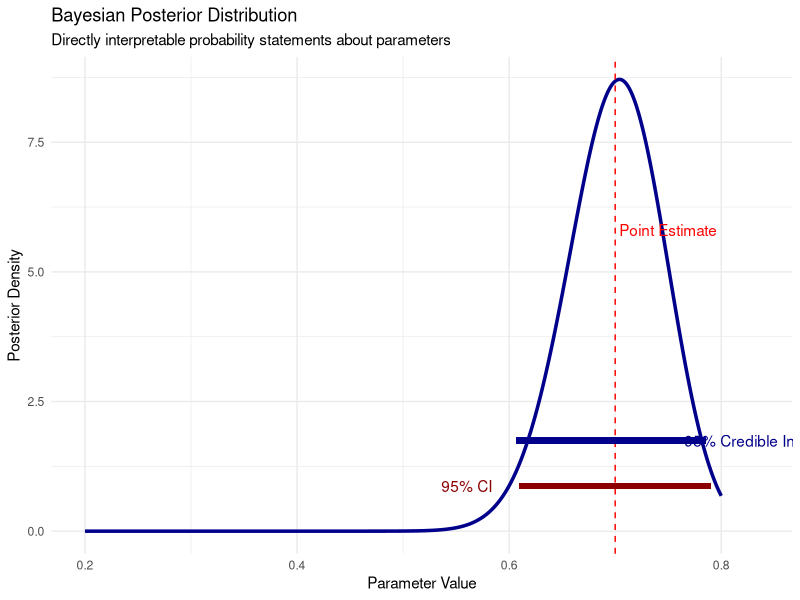
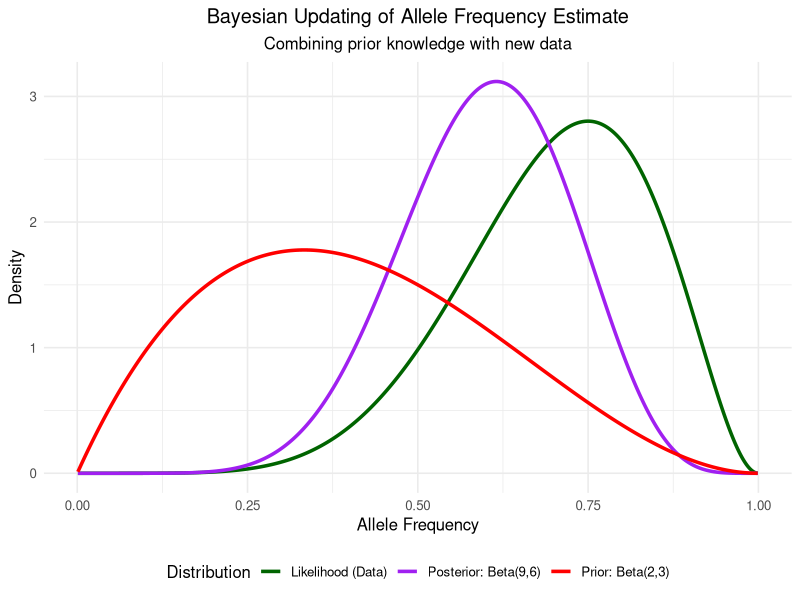
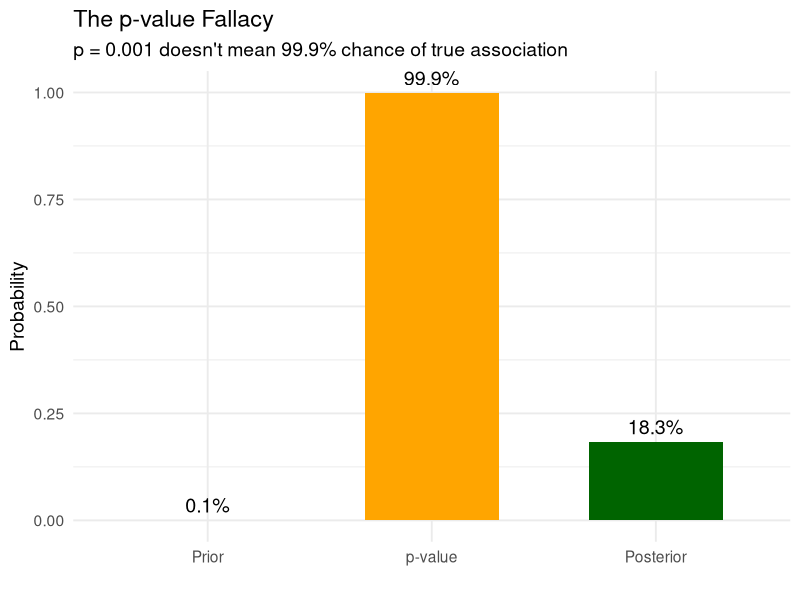
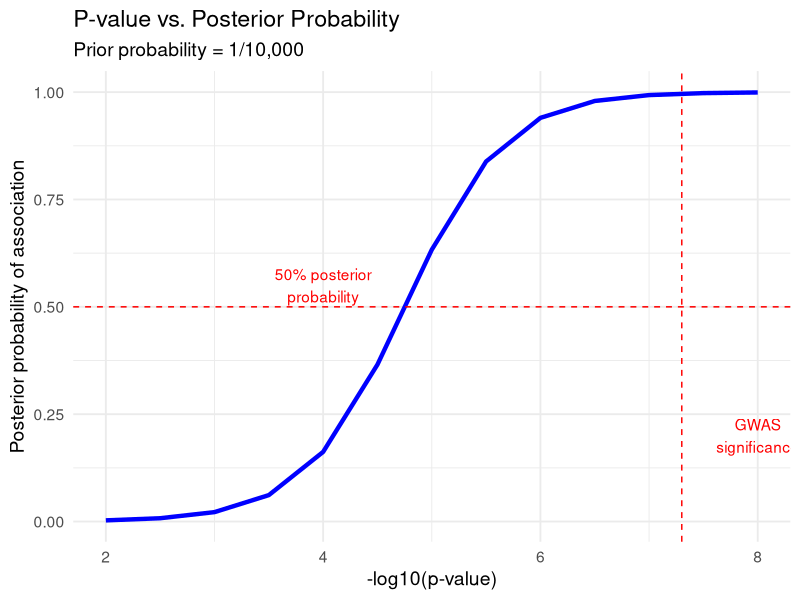
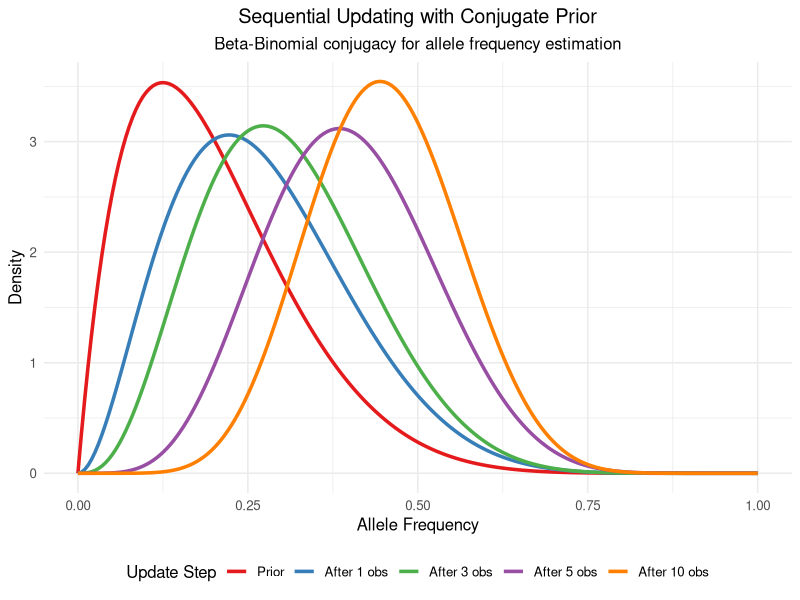
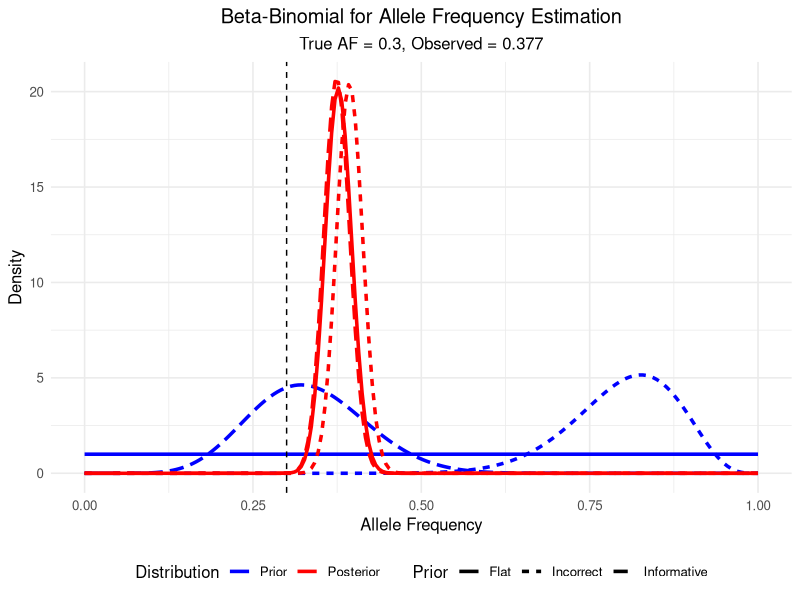
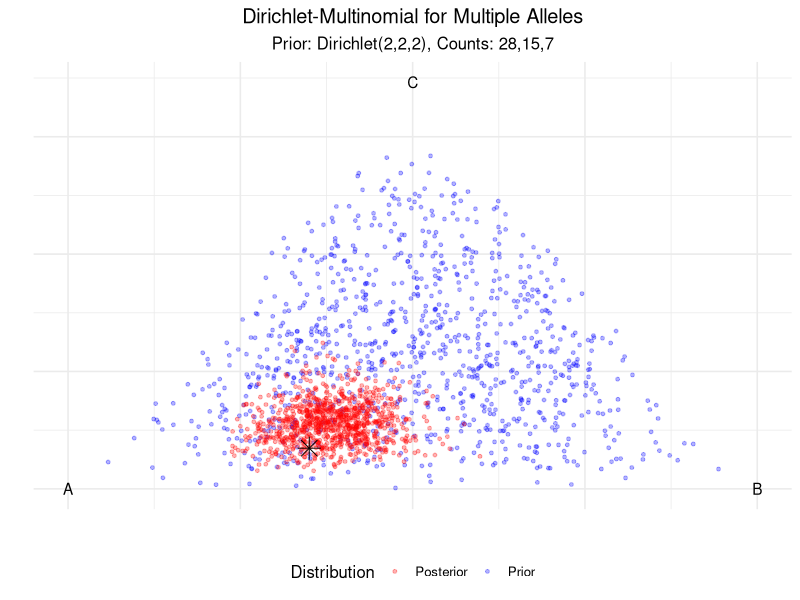
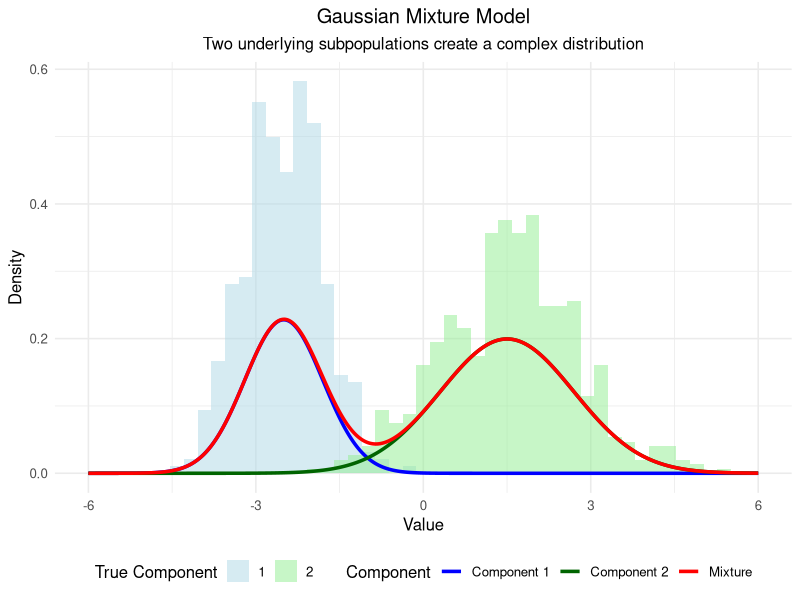

The R script that drew these images, in order:
## ---- chunk 1
# Load necessary packages
library(tidyverse)
library(ggplot2)
library(reshape2)
library(viridis)
library(gtools)     # For Dirichlet distribution
library(gridExtra)  # For arranging plots

# Set a clean theme for all plots
theme_set(theme_minimal(base_size = 12) + 
          theme(plot.title = element_text(hjust = 0.5),
                plot.subtitle = element_text(hjust = 0.5)))

# Set seed for reproducibility
set.seed(42)
## ---- chunk 2
# Create example data for frequentist vs Bayesian comparison
x <- seq(0.2, 0.8, length = 1000)

# Bayesian posterior (beta distribution)
post_y <- dbeta(x, 70, 30)

# Create data frame for plotting
plot_data <- data.frame(
  x = x,
  y = post_y
)

# Point estimate
point_est <- 0.7
ci_lower <- 0.61
ci_upper <- 0.79
cred_lower <- qbeta(0.025, 70, 30)
cred_upper <- qbeta(0.975, 70, 30)

# Get maximum y value for annotation positioning
max_y_val <- max(plot_data$y)

# Plot
ggplot(plot_data, aes(x = x, y = y)) +
  geom_line(size = 1.2, color = "darkblue") +
  geom_vline(xintercept = point_est, color = "red", linetype = "dashed") +
  geom_segment(aes(x = ci_lower, xend = ci_upper, y = max_y_val/10, yend = max_y_val/10), 
               color = "darkred", size = 2) +
  geom_segment(aes(x = cred_lower, xend = cred_upper, y = max_y_val/5, yend = max_y_val/5), 
               color = "darkblue", size = 2) +
  annotate("text", x = point_est + 0.05, y = max_y_val/1.5, 
           label = "Point Estimate", color = "red") +
  annotate("text", x = ci_lower - 0.05, y = max_y_val/10, 
           label = "95% CI", color = "darkred") +
  annotate("text", x = cred_upper + 0.05, y = max_y_val/5, 
           label = "95% Credible Interval", color = "darkblue") +
  labs(title = "Bayesian Posterior Distribution",
       subtitle = "Directly interpretable probability statements about parameters",
       x = "Parameter Value", 
       y = "Posterior Density") +
  theme_minimal()
## ---- chunk 3
# Create data for three distributions
x <- seq(0.001, 0.999, length = 1000)
prior <- data.frame(x = x, y = dbeta(x, 2, 3), Distribution = "Prior: Beta(2,3)")
likelihood <- data.frame(x = x, y = dbeta(x, 7, 3), Distribution = "Likelihood (Data)")
posterior <- data.frame(x = x, y = dbeta(x, 9, 6), Distribution = "Posterior: Beta(9,6)")

# Combine data
all_distributions <- rbind(prior, likelihood, posterior)

# Plot all three distributions
ggplot(all_distributions, aes(x = x, y = y, color = Distribution)) +
  geom_line(size = 1.2) +
  scale_color_manual(values = c("darkgreen", "purple", "red")) +
  labs(title = "Bayesian Updating of Allele Frequency Estimate",
       subtitle = "Combining prior knowledge with new data",
       x = "Allele Frequency", 
       y = "Density") +
  theme(legend.position = "bottom")
## ---- chunk 4
#| fig-height: 5
# Parameters
prior_prob <- 1/1000  # Prior probability of true association
p_value <- 0.001      # Observed p-value

# Convert p-value to z-score
z <- qnorm(p_value/2, lower.tail = FALSE)

# Calculate Bayes factor (approximate)
bf <- exp(z^2/2)

# Calculate posterior probability
posterior <- (prior_prob * bf) / (prior_prob * bf + (1 - prior_prob))

# Create data for visualization
df <- data.frame(
  Stage = factor(c("Prior", "p-value", "Posterior"), 
                levels = c("Prior", "p-value", "Posterior")),
  Probability = c(prior_prob, 1-p_value, posterior),
  Label = c(paste0(round(prior_prob*100, 2), "%"), 
           paste0(round((1-p_value)*100, 1), "%"), 
           paste0(round(posterior*100, 1), "%"))
)

# Create plot
ggplot(df, aes(x = Stage, y = Probability)) +
  geom_bar(stat = "identity", fill = c("lightblue", "orange", "darkgreen"), width = 0.6) +
  geom_text(aes(label = Label), vjust = -0.5, size = 5) +
  ylim(0, 1) +
  labs(title = "The p-value Fallacy",
       subtitle = "p = 0.001 doesn't mean 99.9% chance of true association",
       x = "", y = "Probability") +
  theme_minimal(base_size = 14)
## ---- chunk 5
#| fig-width: 6
#| fig-height: 5
library(ggplot2)
library(dplyr)

# Function to calculate posterior probability
calc_posterior <- function(prior, p_value, n_snps=1e6) {
  # Convert p-value to z-score
  z <- qnorm(p_value/2, lower.tail = FALSE)
  # Approximate Bayes factor
  bf <- exp(z^2/2)
  # Calculate posterior
  posterior <- (prior * bf) / (prior * bf + (1 - prior))
  return(posterior)
}

# Create data
p_values <- 10^seq(-8, -2, 0.5)
posteriors <- sapply(p_values, function(p) calc_posterior(1/10000, p))

# Create plot
df <- data.frame(
  p_value = p_values,
  posterior = posteriors
)

ggplot(df, aes(x = -log10(p_value), y = posterior)) +
  geom_line(size = 1.5, color = "blue") +
  geom_hline(yintercept = 0.5, linetype = "dashed", color = "red") +
  geom_vline(xintercept = -log10(5e-8), linetype = "dashed", color = "red") +
  annotate("text", x = 8, y = 0.2, label = "GWAS\nsignificance", color = "red") +
  annotate("text", x = 4, y = 0.55, label = "50% posterior\nprobability", color = "red") +
  theme_minimal(base_size = 14) +
  labs(
    title = "P-value vs. Posterior Probability",
    subtitle = "Prior probability = 1/10,000",
    x = "-log10(p-value)",
    y = "Posterior probability of association"
  )
## ---- chunk 6
#| fig-height: 5
# Create a function to generate conjugate updating visualization
plot_conjugate_updating <- function() {
  # Initial prior
  alpha0 <- 2
  beta0 <- 8
  
  # Data observations (success/failure)
  data <- c(1, 1, 0, 1, 1, 0, 1, 1, 1, 0)
  
  # Create sequence for plotting
  x <- seq(0, 1, length.out = 200)
  
  # Initialize data frame for plotting
  plot_data <- data.frame()
  
  # Initial prior
  prior_y <- dbeta(x, alpha0, beta0)
  plot_data <- rbind(plot_data, data.frame(
    x = x, y = prior_y, 
    step = 0, 
    label = paste0("Prior: Beta(", alpha0, ",", beta0, ")")
  ))
  
  # Update step by step
  alpha <- alpha0
  beta <- beta0
  
  for (i in 1:length(data)) {
    # Update parameters
    if (data[i] == 1) {
      alpha <- alpha + 1
    } else {
      beta <- beta + 1
    }
    
    # Only plot a subset of steps for clarity
    if (i %in% c(1, 3, 5, 10)) {
      posterior_y <- dbeta(x, alpha, beta)
      plot_data <- rbind(plot_data, data.frame(
        x = x, y = posterior_y, 
        step = i, 
        label = paste0("After ", i, " observations: Beta(", alpha, ",", beta, ")")
      ))
    }
  }
  
  # Convert step to factor for proper ordering
  plot_data$step <- factor(plot_data$step, levels = c(0, 1, 3, 5, 10))
  
  # Create plot
  ggplot(plot_data, aes(x = x, y = y, color = step, group = step)) +
    geom_line(size = 1.2) +
    scale_color_brewer(palette = "Set1", 
                      name = "Update Step",
                      labels = c("Prior", "After 1 obs", "After 3 obs", 
                                "After 5 obs", "After 10 obs")) +
    labs(title = "Sequential Updating with Conjugate Prior",
         subtitle = "Beta-Binomial conjugacy for allele frequency estimation",
         x = "Allele Frequency", 
         y = "Density") +
    theme(legend.position = "bottom")
}

# Generate the plot
plot_conjugate_updating()
## ---- chunk 7
#| fig-height: 5
# Create a visualization of Beta-Binomial for allele frequencies
set.seed(123)

# Parameters
true_af <- 0.3
n_samples <- 20
n_reads_per_sample <- 30

# Generate data
genotypes <- rbinom(n_samples, 2, true_af)
read_counts <- rbinom(n_samples, n_reads_per_sample, genotypes/2)
total_alt <- sum(read_counts)
total_reads <- n_samples * n_reads_per_sample

# Create data for plotting
x <- seq(0, 1, length.out = 200)

# Different priors
priors <- list(
  "Flat" = c(1, 1),
  "Informative" = c(10, 20),
  "Incorrect" = c(20, 5)
)

# Create data frame for plotting
plot_data <- data.frame()

for (prior_name in names(priors)) {
  prior_params <- priors[[prior_name]]
  alpha_prior <- prior_params[1]
  beta_prior <- prior_params[2]
  
  # Prior
  prior_y <- dbeta(x, alpha_prior, beta_prior)
  
  # Posterior
  alpha_post <- alpha_prior + total_alt
  beta_post <- beta_prior + total_reads - total_alt
  posterior_y <- dbeta(x, alpha_post, beta_post)
  
  # Add to data frame
  plot_data <- rbind(plot_data, 
                    data.frame(
                      x = x,
                      y = prior_y,
                      Distribution = "Prior",
                      Prior = prior_name
                    ),
                    data.frame(
                      x = x,
                      y = posterior_y,
                      Distribution = "Posterior",
                      Prior = prior_name
                    ))
}

# Add true value line
plot_data$Distribution <- factor(plot_data$Distribution, 
                               levels = c("Prior", "Posterior"))

# Create plot
ggplot(plot_data, aes(x = x, y = y, color = Distribution, linetype = Prior)) +
  geom_line(size = 1.2) +
  geom_vline(xintercept = true_af, linetype = "dashed", color = "black") +
  scale_color_manual(values = c("Prior" = "blue", "Posterior" = "red")) +
  labs(title = "Beta-Binomial for Allele Frequency Estimation",
       subtitle = paste0("True AF = ", true_af, ", Observed = ", 
                       round(total_alt/total_reads, 3)),
       x = "Allele Frequency", 
       y = "Density") +
  theme(legend.position = "bottom")
## ---- chunk 8
#| fig-height: 5
# Create a visualization of Dirichlet-Multinomial
set.seed(234)

# Function to generate random points from a Dirichlet distribution
rdirichlet_2d <- function(n, alpha) {
  x <- rgamma(n, alpha[1], 1)
  y <- rgamma(n, alpha[2], 1)
  z <- rgamma(n, alpha[3], 1)
  s <- x + y + z
  return(data.frame(x = x/s, y = y/s, z = z/s))
}

# Parameters
prior_alpha <- c(2, 2, 2)  # Symmetric prior
true_props <- c(0.6, 0.3, 0.1)  # True proportions
n_samples <- 50

# Generate data
counts <- rmultinom(1, n_samples, true_props)

# Calculate posterior
posterior_alpha <- prior_alpha + counts

# Generate points for visualization
n_points <- 1000
prior_points <- rdirichlet_2d(n_points, prior_alpha)
posterior_points <- rdirichlet_2d(n_points, posterior_alpha)

# Combine data
prior_points$Distribution <- "Prior"
posterior_points$Distribution <- "Posterior"
all_points <- rbind(prior_points, posterior_points)

# Create ternary plot data
# We'll use a 2D projection since ggtern might not be available
project_ternary <- function(df) {
  # Convert to 2D coordinates
  df$X <- 0.5 * (2 * df$y + df$z) / (df$x + df$y + df$z)
  df$Y <- (sqrt(3)/2) * df$z / (df$x + df$y + df$z)
  return(df)
}

plot_data <- project_ternary(all_points)

# Add true value
true_point <- data.frame(x = true_props[1], y = true_props[2], z = true_props[3],
                        Distribution = "True Value")
true_point <- project_ternary(true_point)

# Create plot
ggplot(plot_data, aes(x = X, y = Y, color = Distribution)) +
  geom_point(alpha = 0.3, size = 1) +
  geom_point(data = true_point, color = "black", size = 5, shape = 8) +
  scale_color_manual(values = c("Prior" = "blue", "Posterior" = "red", "True Value" = "black")) +
  labs(title = "Dirichlet-Multinomial for Multiple Alleles",
       subtitle = paste0("Prior: Dirichlet(", paste(prior_alpha, collapse = ","), 
                       "), Counts: ", paste(counts, collapse = ",")),
       x = "", y = "") +
  theme(legend.position = "bottom",
        axis.text = element_blank(),
        axis.ticks = element_blank()) +
  annotate("text", x = 0, y = 0, label = "A") +
  annotate("text", x = 1, y = 0, label = "B") +
  annotate("text", x = 0.5, y = sqrt(3)/2, label = "C")
## ---- chunk 9
#| fig-height: 6
# Create a simple mixture model visualization
set.seed(123)

# Define mixture parameters
means <- c(-2.5, 1.5)
sds <- c(0.7, 1.2)
weights <- c(0.4, 0.6)

# Generate data from mixture
n_samples <- 1000
component <- sample(1:2, n_samples, replace = TRUE, prob = weights)
x <- rnorm(n_samples, mean = means[component], sd = sds[component])

# Create data frame for histogram
hist_data <- data.frame(x = x, component = factor(component))

# Create data for component densities
x_seq <- seq(-6, 6, length.out = 500)
comp1_density <- weights[1] * dnorm(x_seq, mean = means[1], sd = sds[1])
comp2_density <- weights[2] * dnorm(x_seq, mean = means[2], sd = sds[2])
mixture_density <- comp1_density + comp2_density

density_data <- data.frame(
  x = rep(x_seq, 3),
  y = c(comp1_density, comp2_density, mixture_density),
  Component = factor(rep(c("Component 1", "Component 2", "Mixture"), each = length(x_seq)))
)

# Create plot
ggplot() +
  geom_histogram(data = hist_data, aes(x = x, y = after_stat(density), fill = component), 
                bins = 50, alpha = 0.5, position = "identity") +
  geom_line(data = density_data, aes(x = x, y = y, color = Component), size = 1.2) +
  scale_fill_manual(values = c("lightblue", "lightgreen"), name = "True Component") +
  scale_color_manual(values = c("blue", "darkgreen", "red")) +
  labs(title = "Gaussian Mixture Model",
       subtitle = "Two underlying subpopulations create a complex distribution",
       x = "Value", 
       y = "Density") +
  theme(legend.position = "bottom")
## ---- chunk 10
#| fig-height: 6
# Simplified EM visualization
set.seed(789)

# Generate data from a mixture of two Gaussians
n <- 200
true_means <- c(-2, 2)
true_sds <- c(0.8, 0.8)
true_weights <- c(0.4, 0.6)

z <- sample(1:2, n, replace = TRUE, prob = true_weights)
x <- rnorm(n, mean = true_means[z], sd = true_sds[z])

# Create data for visualization
iterations <- c("Initial", "Iteration 1", "Iteration 3", "Final")
means1 <- c(-1, -1.5, -1.8, -2.0)
means2 <- c(1, 1.4, 1.8, 2.0)
sds1 <- c(1.2, 1.0, 0.9, 0.8)
sds2 <- c(1.2, 1.0, 0.9, 0.8)
weights1 <- c(0.5, 0.45, 0.42, 0.4)
weights2 <- c(0.5, 0.55, 0.58, 0.6)

# Create data frame for plotting
plot_data <- data.frame()
x_seq <- seq(-5, 5, length.out = 200)

for (i in 1:length(iterations)) {
  # Component 1
  comp1 <- data.frame(
    x = x_seq,
    y = weights1[i] * dnorm(x_seq, mean = means1[i], sd = sds1[i]),
    Component = "Component 1",
    Iteration = iterations[i]
  )
  
  # Component 2
  comp2 <- data.frame(
    x = x_seq,
    y = weights2[i] * dnorm(x_seq, mean = means2[i], sd = sds2[i]),
    Component = "Component 2",
    Iteration = iterations[i]
  )
  
  # Mixture
  mixture <- data.frame(
    x = x_seq,
    y = comp1$y + comp2$y,
    Component = "Mixture",
    Iteration = iterations[i]
  )
  
  plot_data <- rbind(plot_data, comp1, comp2, mixture)
}

# Create histogram data
hist_data <- data.frame(x = x, Iteration = "Data")

# Create plot
ggplot() +
  # Add histogram for data
  geom_histogram(data = hist_data, aes(x = x, y = after_stat(density)), 
                bins = 30, fill = "gray80", color = "black", alpha = 0.5) +
  # Add component and mixture densities
  geom_line(data = plot_data, 
           aes(x = x, y = y, color = Component, group = interaction(Component, Iteration)),
           size = 1) +
  # Facet by iteration
  facet_wrap(~ Iteration, ncol = 2) +
  # Customize colors
  scale_color_manual(values = c("Component 1" = "blue", 
                              "Component 2" = "green", 
                              "Mixture" = "red")) +
  # Add labels
  labs(title = "EM Algorithm Convergence",
       subtitle = "Mixture model fit improves with each iteration",
       x = "Value", 
       y = "Density") +
  theme_minimal() +
  theme(legend.position = "bottom")
## ---- chunk 11
#| fig-height: 6
# Create a visualization of population structure
set.seed(456)

# Number of individuals and populations
n_ind <- 60
n_pop <- 3

# Create admixture proportions
# First 20 individuals mostly from pop1, etc.
admixture <- matrix(0, nrow = n_ind, ncol = n_pop)
for (i in 1:n_ind) {
  if (i <= 20) {
    admixture[i,] <- c(0.8, 0.1, 0.1) + rnorm(3, 0, 0.05)
  } else if (i <= 40) {
    admixture[i,] <- c(0.1, 0.8, 0.1) + rnorm(3, 0, 0.05)
  } else {
    admixture[i,] <- c(0.1, 0.1, 0.8) + rnorm(3, 0, 0.05)
  }
  # Ensure proportions are positive and sum to 1
  admixture[i,] <- pmax(admixture[i,], 0)
  admixture[i,] <- admixture[i,] / sum(admixture[i,])
}

# Create data frame for plotting
admix_df <- data.frame(
  Individual = rep(1:n_ind, n_pop),
  Population = factor(rep(paste0("Pop", 1:n_pop), each = n_ind)),
  Proportion = c(admixture)
)

# Create barplot
ggplot(admix_df, aes(x = Individual, y = Proportion, fill = Population)) +
  geom_col(width = 1) +
  scale_fill_brewer(palette = "Set1") +
  labs(title = "Population Structure as a Mixture Model",
       subtitle = "Each individual is a mixture of ancestral populations",
       x = "Individual", 
       y = "Ancestry Proportion") +
  theme(axis.text.x = element_blank(),
        axis.ticks.x = element_blank())
## ---- chunk 12
# Create a visualization of STRUCTURE-like results
set.seed(567)

# Parameters
n_ind <- 100
n_pop <- 3
n_markers <- 20

# Create true population allele frequencies
pop_freqs <- matrix(rbeta(n_pop * n_markers, 0.5, 0.5), nrow = n_pop)

# Create ancestry proportions (3 distinct groups with some admixture)
q <- matrix(0, nrow = n_ind, ncol = n_pop)
q[1:40, 1] <- rbeta(40, 10, 1)
q[41:70, 2] <- rbeta(30, 10, 1)
q[71:100, 3] <- rbeta(30, 10, 1)

# Normalize rows to sum to 1
for (i in 1:n_ind) {
  # Add small values to ensure all populations represented
  q[i,] <- q[i,] + 0.05
  q[i,] <- q[i,] / sum(q[i,])
}

# Create data for heatmap of ancestry proportions
q_df <- data.frame(
  Individual = rep(1:n_ind, n_pop),
  Population = factor(rep(paste0("Pop", 1:n_pop), each = n_ind)),
  Proportion = c(q)
)

# Create data for allele frequency heatmap
freq_df <- data.frame(
  Population = factor(rep(paste0("Pop", 1:n_pop), each = n_markers)),
  Marker = factor(rep(paste0("M", 1:n_markers), times = n_pop)),
  Frequency = c(pop_freqs)
)

# Create plots
p1 <- ggplot(q_df, aes(x = Individual, y = Population, fill = Proportion)) +
  geom_tile() +
  scale_fill_viridis() +
  labs(title = "Ancestry Proportions",
       subtitle = "Each individual's genetic ancestry",
       x = "Individual", 
       y = "Ancestral Population") +
  theme(axis.text.x = element_blank(),
        axis.ticks.x = element_blank())

p2 <- ggplot(freq_df, aes(x = Marker, y = Population, fill = Frequency)) +
  geom_tile() +
  scale_fill_viridis() +
  labs(title = "Population Allele Frequencies",
       subtitle = "Each population's genetic profile",
       x = "Genetic Marker", 
       y = "Ancestral Population")

# Arrange plots
gridExtra::grid.arrange(p1, p2, ncol = 1)
## ---- chunk 13
# Create visualization of effect size mixtures
set.seed(789)

# Parameters
n_variants <- 500
pi0 <- 0.95  # Proportion of null effects

# Generate true effects
is_null <- rbinom(n_variants, 1, pi0)
true_effects <- rep(0, n_variants)
true_effects[is_null == 0] <- rnorm(sum(is_null == 0), 0, 0.5)

# Add noise to create observed effects
observed_effects <- true_effects + rnorm(n_variants, 0, 0.2)

# Create data frame for plotting
effect_df <- data.frame(
  Variant = 1:n_variants,
  TrueEffect = true_effects,
  ObservedEffect = observed_effects,
  IsNull = factor(is_null)
)

# Plot
ggplot(effect_df, aes(x = ObservedEffect, fill = IsNull)) +
  geom_histogram(bins = 40, alpha = 0.7, position = "identity") +
  scale_fill_manual(values = c("red", "gray70"), 
                   labels = c("Causal", "Null"),
                   name = "Variant Type") +
  labs(title = "Mixture of Effect Sizes in GWAS",
       subtitle = "Most variants have no effect (null)",
       x = "Observed Effect Size", 
       y = "Count") +
  theme_minimal() +
  theme(legend.position = "bottom")
## ---- chunk 14
# Simulate a genetic association study with sequential sampling
set.seed(456)

# Parameters
n_loci <- 1000
true_effect_size <- 0.3
max_samples <- 500
interim_points <- seq(100, max_samples, by = 100)

# Set 5% of loci to have true effects
n_causal <- floor(n_loci * 0.05)
causal_loci <- sample(1:n_loci, n_causal)

# Simplified simulation
interim_summary <- data.frame(
  SampleSize = interim_points,
  Discoveries_50 = c(30, 42, 48, 53, 55),
  Discoveries_80 = c(15, 24, 32, 38, 42),
  Discoveries_95 = c(8, 15, 22, 28, 32),
  TruePositives_95 = c(7, 12, 18, 23, 26),
  FalsePositives_95 = c(1, 3, 4, 5, 6)
)

interim_summary$FDR_95 <- interim_summary$FalsePositives_95 / 
                          interim_summary$Discoveries_95
interim_summary$Power_95 <- interim_summary$TruePositives_95 / n_causal

# Create long format data for plotting
interim_long <- pivot_longer(
  interim_summary, 
  cols = c(Discoveries_50, Discoveries_80, Discoveries_95),
  names_to = "Threshold",
  values_to = "Discoveries"
)
interim_long$Threshold <- factor(
  interim_long$Threshold,
  levels = c("Discoveries_50", "Discoveries_80", "Discoveries_95"),
  labels = c("PP > 0.5", "PP > 0.8", "PP > 0.95")
)

# Plot discovery trajectories
ggplot(interim_long, aes(x = SampleSize, y = Discoveries, color = Threshold, group = Threshold)) +
  geom_line(size = 1.2) +
  geom_point(size = 3) +
  scale_color_discrete() +
  labs(title = "Number of Discoveries vs. Sample Size",
       subtitle = "Results at different posterior probability thresholds",
       x = "Sample Size", y = "Number of Discoveries") +
  theme(legend.position = "bottom")
## ---- chunk 15
#| fig-height: 6
# Create a visualization of multivariate effects
set.seed(345)

# Parameters
n_effects <- 200
n_conditions <- 4

# Create different effect patterns
patterns <- list(
  "Shared" = rep(1, n_conditions),
  "Condition1" = c(1, 0, 0, 0),
  "Condition2" = c(0, 1, 0, 0),
  "Conditions1&2" = c(1, 1, 0, 0),
  "Conditions3&4" = c(0, 0, 1, 1)
)

# Assign effects to patterns
n_per_pattern <- n_effects / length(patterns)
true_effects <- matrix(0, nrow = n_effects, ncol = n_conditions)
colnames(true_effects) <- paste0("Condition", 1:n_conditions)

current_idx <- 1
for (p in 1:length(patterns)) {
  pattern_name <- names(patterns)[p]
  pattern <- patterns[[p]]
  
  for (i in 1:n_per_pattern) {
    effect_size <- rnorm(1, 0, 0.5)
    true_effects[current_idx, ] <- pattern * effect_size
    current_idx <- current_idx + 1
  }
}

# Add noise to create observed effects
observed_effects <- true_effects + matrix(rnorm(n_effects * n_conditions, 0, 0.2),
                                        nrow = n_effects)

# Select a few examples for visualization
example_indices <- c(5, 45, 85, 125, 165)  # One from each pattern
example_data <- data.frame(
  Effect = rep(paste0("Effect", example_indices), each = n_conditions),
  Condition = rep(paste0("Condition", 1:n_conditions), times = length(example_indices)),
  TrueEffect = c(t(true_effects[example_indices, ])),
  ObservedEffect = c(t(observed_effects[example_indices, ]))
)

# Reshape for plotting
example_long <- reshape2::melt(example_data, 
                             id.vars = c("Effect", "Condition"),
                             variable.name = "EffectType",
                             value.name = "Value")

# Create plot
ggplot(example_long, aes(x = Condition, y = Value, color = EffectType, group = EffectType)) +
  geom_point(size = 3) +
  geom_line(size = 1) +
  facet_wrap(~ Effect, ncol = 3) +
  scale_color_manual(values = c("TrueEffect" = "blue", "ObservedEffect" = "red"),
                    labels = c("True Effect", "Observed Effect")) +
  labs(title = "Multivariate Effect Patterns",
       subtitle = "mash identifies and leverages these patterns",
       x = "", 
       y = "Effect Size",
       color = "") +
  theme(legend.position = "bottom")
## ---- chunk 16
#| fig-height: 6
# Create a simplified visualization of a Bayesian network
# This doesn't require igraph

# Create a data frame for nodes
nodes <- data.frame(
  id = c("SNP1", "SNP2", "Gene1", "Gene2", "Gene3", "Gene4", "Trait", "Outcome"),
  x = c(1, 1, 2, 2, 3, 3, 4, 5),
  y = c(1, 3, 2, 4, 1, 3, 2, 2),
  type = c(rep("SNP", 2), rep("Gene", 4), "Trait", "Outcome"),
  size = c(rep(3, 2), rep(4, 4), 5, 6)
)

# Create a data frame for edges
edges <- data.frame(
  from = c("SNP1", "SNP2", "Gene1", "Gene1", "Gene2", "Gene3", "Gene4"),
  to = c("Gene1", "Gene2", "Gene3", "Gene4", "Gene3", "Trait", "Trait"),
  prob = c(0.85, 0.92, 0.78, 0.65, 0.71, 0.88, 0.76)
)

# Add the final edge
edges <- rbind(edges, data.frame(from = "Trait", to = "Outcome", prob = 0.94))

# Create a function to draw arrows
draw_arrow <- function(from_x, from_y, to_x, to_y, prob, color = "black") {
  # Calculate arrow coordinates
  arrows(from_x, from_y, to_x, to_y, length = 0.1, angle = 30, 
         lwd = 1 + 2 * prob, col = color)
  
  # Add probability label
  text_x <- (from_x + to_x) / 2
  text_y <- (from_y + to_y) / 2
  text(text_x, text_y, labels = prob, cex = 0.8, col = "darkblue")
}

# Create the plot
plot_network <- function() {
  # Set up the plot
  plot(NULL, xlim = c(0.5, 5.5), ylim = c(0.5, 4.5), 
       xlab = "", ylab = "", xaxt = "n", yaxt = "n",
       main = "Bayesian Network for Genomic Causality")
  
  # Add node colors based on type
  node_colors <- c("SNP" = "lightblue", "Gene" = "lightgreen", 
                  "Trait" = "orange", "Outcome" = "pink")
  
  # Draw nodes
  for (i in 1:nrow(nodes)) {
    points(nodes$x[i], nodes$y[i], pch = 19, 
           col = node_colors[nodes$type[i]], 
           cex = nodes$size[i])
    text(nodes$x[i], nodes$y[i], labels = nodes$id[i], cex = 0.9)
  }
  
  # Draw edges
  for (i in 1:nrow(edges)) {
    from_idx <- which(nodes$id == edges$from[i])
    to_idx <- which(nodes$id == edges$to[i])
    
    draw_arrow(nodes$x[from_idx], nodes$y[from_idx],
              nodes$x[to_idx], nodes$y[to_idx],
              edges$prob[i])
  }
  
  # Add a legend
  legend("bottomleft", 
         legend = names(node_colors),
         pch = 19, 
         col = node_colors,
         title = "Node Types",
         cex = 0.8)
}

# Generate the plot
plot_network()
## ---- chunk 17
#| fig-height: 6
# Create a visualization of Bayesian fine-mapping
set.seed(456)

# Parameters
n_snps <- 50
causal_idx <- 25

# Create correlation structure (LD)
pos <- 1:n_snps
ld_matrix <- exp(-abs(outer(pos, pos, "-")) / 10)

# Generate true effects (only one causal variant)
true_effects <- rep(0, n_snps)
true_effects[causal_idx] <- 0.5

# Generate observed effects based on LD
observed_effects <- ld_matrix %*% true_effects + rnorm(n_snps, 0, 0.1)

# Calculate p-values
p_values <- 2 * pnorm(-abs(observed_effects))

# Calculate Bayes factors (simplified)
bayes_factors <- exp(observed_effects^2 / 2)

# Calculate posterior probabilities (assuming 1/n_snps prior)
prior <- 1/n_snps
posterior_probs <- (prior * bayes_factors) / sum(prior * bayes_factors)

# Create data frame for plotting
fine_map_df <- data.frame(
  SNP = 1:n_snps,
  Position = pos,
  ObservedEffect = observed_effects,
  PValue = p_values,
  PosteriorProb = posterior_probs,
  Causal = (1:n_snps == causal_idx)
)

# Calculate 95% credible set
sorted_idx <- order(posterior_probs, decreasing = TRUE)
cumulative_prob <- cumsum(posterior_probs[sorted_idx])
credible_set <- sorted_idx[cumulative_prob <= 0.95]
fine_map_df$InCredibleSet <- (1:n_snps %in% credible_set)

# Create plot
ggplot(fine_map_df, aes(x = Position)) +
  geom_point(aes(y = -log10(PValue), color = "P-value"), size = 3, alpha = 0.7) +
  geom_point(aes(y = PosteriorProb * 10, color = "Posterior"), size = 3, alpha = 0.7) +
  geom_vline(xintercept = pos[causal_idx], linetype = "dashed", color = "red") +
  geom_rect(data = subset(fine_map_df, InCredibleSet),
            aes(xmin = Position - 0.4, xmax = Position + 0.4, 
                ymin = 0, ymax = -0.2),
            fill = "darkgreen", alpha = 0.3) +
  scale_color_manual(values = c("P-value" = "blue", "Posterior" = "darkgreen"),
                    name = "Measure") +
  scale_y_continuous(
    name = "-log10(p-value)",
    sec.axis = sec_axis(~./10, name = "Posterior Probability")
  ) +
  annotate("text", x = n_snps * 0.8, y = 1, 
           label = "95% Credible Set", color = "darkgreen") +
  labs(title = "Bayesian Fine-Mapping vs. P-values",
       subtitle = "Green bars indicate 95% credible set; red line is true causal variant",
       x = "Genomic Position") +
  theme_minimal() +
  theme(legend.position = "bottom")
## ---- chunk 18
#| fig-height: 6
# Create a visualization of Bayesian meta-analysis
set.seed(678)

# Parameters
n_studies <- 8
true_effect <- 0.3
heterogeneity <- 0.1

# Generate study-specific effects
study_effects <- rnorm(n_studies, true_effect, heterogeneity)

# Make one study an outlier
study_effects[n_studies] <- -0.2

# Generate observed effects and standard errors
sample_sizes <- round(runif(n_studies, 100, 500))
standard_errors <- 1 / sqrt(sample_sizes)
observed_effects <- rnorm(n_studies, study_effects, standard_errors)

# Create data frame for forest plot
meta_df <- data.frame(
  Study = paste0("Study ", 1:n_studies),
  Effect = observed_effects,
  SE = standard_errors,
  LowerCI = observed_effects - 1.96 * standard_errors,
  UpperCI = observed_effects + 1.96 * standard_errors
)

# Add meta-analysis results
# 1. Fixed effects
fixed_weights <- 1 / standard_errors^2
fixed_effect <- sum(fixed_weights * observed_effects) / sum(fixed_weights)
fixed_se <- sqrt(1 / sum(fixed_weights))

# 2. Random effects (simplified)
tau2 <- max(0, (sum(fixed_weights * (observed_effects - fixed_effect)^2) - (n_studies - 1)) / 
             (sum(fixed_weights) - sum(fixed_weights^2) / sum(fixed_weights)))
random_weights <- 1 / (standard_errors^2 + tau2)
random_effect <- sum(random_weights * observed_effects) / sum(random_weights)
random_se <- sqrt(1 / sum(random_weights))

# 3. Bayesian robust (simplified - downweights outliers)
robust_weights <- 1 / (standard_errors^2 + tau2 + 0.1 * (observed_effects - random_effect)^2)
robust_effect <- sum(robust_weights * observed_effects) / sum(robust_weights)
robust_se <- sqrt(1 / sum(robust_weights))

# Add to data frame
meta_results <- data.frame(
  Study = c("Fixed Effects", "Random Effects", "Bayesian Robust"),
  Effect = c(fixed_effect, random_effect, robust_effect),
  SE = c(fixed_se, random_se, robust_se),
  LowerCI = c(fixed_effect - 1.96 * fixed_se, 
             random_effect - 1.96 * random_se,
             robust_effect - 1.96 * robust_se),
  UpperCI = c(fixed_effect + 1.96 * fixed_se, 
             random_effect + 1.96 * random_se,
             robust_effect + 1.96 * robust_se)
)

# Combine data
plot_df <- rbind(
  meta_df,
  meta_results
)

# Add a grouping variable
plot_df$Group <- ifelse(plot_df$Study %in% meta_results$Study, "Meta-Analysis", "Individual Studies")
plot_df$Group <- factor(plot_df$Group, levels = c("Individual Studies", "Meta-Analysis"))

# Order studies
plot_df$Study <- factor(plot_df$Study, 
                      levels = c(paste0("Study ", 1:n_studies), 
                                "Fixed Effects", "Random Effects", "Bayesian Robust"))

# Create forest plot
ggplot(plot_df, aes(x = Effect, y = Study, color = Group)) +
  geom_vline(xintercept = 0, linetype = "dashed", color = "gray") +
  geom_vline(xintercept = true_effect, linetype = "dotted", color = "darkgreen") +
  geom_point(aes(size = 1/SE)) +
  geom_errorbarh(aes(xmin = LowerCI, xmax = UpperCI), height = 0.2) +
  scale_color_manual(values = c("Individual Studies" = "blue", "Meta-Analysis" = "red")) +
  scale_size_continuous(guide = "none") +
  labs(title = "Bayesian Meta-Analysis",
       subtitle = "Green dotted line shows true effect; note how Bayesian robust method handles outlier",
       x = "Effect Size", 
       y = "") +
  theme(legend.position = "bottom")
